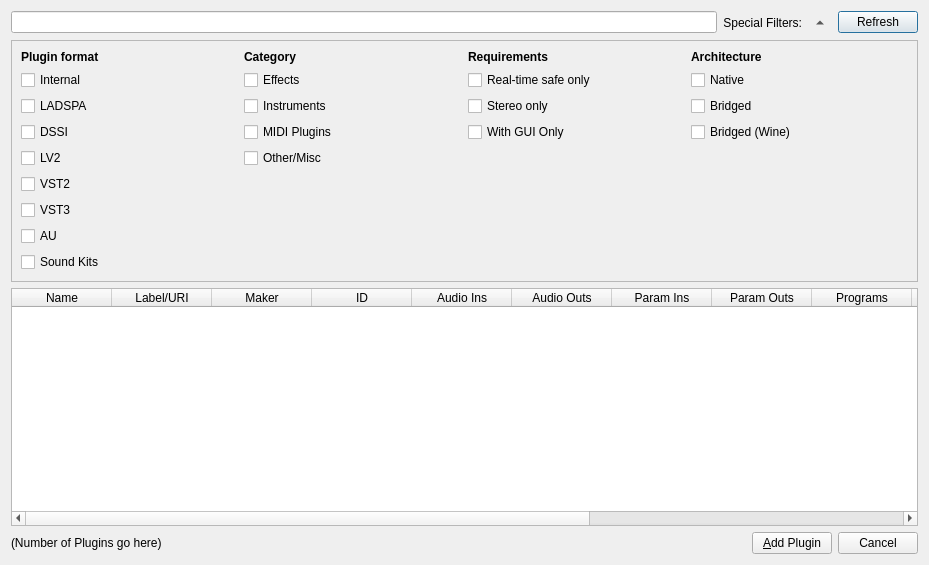
<?xml version="1.0" encoding="UTF-8"?>
<ui version="4.0">
 <class>PluginDatabaseW</class>
 <widget class="QDialog" name="PluginDatabaseW">
  <property name="geometry">
   <rect>
    <x>0</x>
    <y>0</y>
    <width>929</width>
    <height>565</height>
   </rect>
  </property>
  <property name="windowTitle">
   <string>Carla - Add New</string>
  </property>
  <layout class="QVBoxLayout" name="verticalLayout">
   <item>
    <layout class="QHBoxLayout" name="horizontalLayout">
     <item>
      <widget class="QLineEdit" name="lineEdit"/>
     </item>
     <item>
      <widget class="QLabel" name="label_filters">
       <property name="text">
        <string>Special Filters:</string>
       </property>
       <property name="alignment">
        <set>Qt::AlignRight|Qt::AlignTrailing|Qt::AlignVCenter</set>
       </property>
      </widget>
     </item>
     <item>
      <widget class="QToolButton" name="tb_filters">
       <property name="autoRaise">
        <bool>true</bool>
       </property>
       <property name="arrowType">
        <enum>Qt::UpArrow</enum>
       </property>
      </widget>
     </item>
     <item>
      <widget class="QPushButton" name="b_refresh">
       <property name="text">
        <string>Refresh</string>
       </property>
       <property name="icon">
        <iconset resource="../resources.qrc">
         <normaloff>:/16x16/view-refresh.svgz</normaloff>:/16x16/view-refresh.svgz</iconset>
       </property>
      </widget>
     </item>
    </layout>
   </item>
   <item>
    <widget class="QFrame" name="frame">
     <property name="frameShape">
      <enum>QFrame::StyledPanel</enum>
     </property>
     <property name="frameShadow">
      <enum>QFrame::Sunken</enum>
     </property>
     <layout class="QGridLayout" name="gridLayout">
      <item row="2" column="3">
       <widget class="QCheckBox" name="ch_stereo">
        <property name="text">
         <string>Stereo only</string>
        </property>
       </widget>
      </item>
      <item row="2" column="0">
       <widget class="QCheckBox" name="ch_ladspa">
        <property name="text">
         <string>LADSPA</string>
        </property>
       </widget>
      </item>
      <item row="1" column="3">
       <widget class="QCheckBox" name="ch_rtsafe">
        <property name="text">
         <string>Real-time safe only</string>
        </property>
       </widget>
      </item>
      <item row="5" column="0">
       <widget class="QCheckBox" name="ch_vst">
        <property name="text">
         <string>VST2</string>
        </property>
       </widget>
      </item>
      <item row="3" column="3">
       <widget class="QCheckBox" name="ch_gui">
        <property name="text">
         <string>With GUI Only</string>
        </property>
       </widget>
      </item>
      <item row="8" column="0">
       <widget class="QCheckBox" name="ch_kits">
        <property name="text">
         <string>Sound Kits</string>
        </property>
       </widget>
      </item>
      <item row="0" column="4">
       <widget class="QLabel" name="l_arch">
        <property name="font">
         <font>
          <weight>75</weight>
          <bold>true</bold>
         </font>
        </property>
        <property name="text">
         <string>Architecture</string>
        </property>
       </widget>
      </item>
      <item row="0" column="0">
       <widget class="QLabel" name="l_format">
        <property name="font">
         <font>
          <weight>75</weight>
          <bold>true</bold>
         </font>
        </property>
        <property name="text">
         <string>Plugin format</string>
        </property>
       </widget>
      </item>
      <item row="3" column="4">
       <widget class="QCheckBox" name="ch_bridged_wine">
        <property name="text">
         <string>Bridged (Wine)</string>
        </property>
       </widget>
      </item>
      <item row="0" column="1">
       <widget class="QLabel" name="l_category">
        <property name="font">
         <font>
          <weight>75</weight>
          <bold>true</bold>
         </font>
        </property>
        <property name="text">
         <string>Category</string>
        </property>
       </widget>
      </item>
      <item row="3" column="0">
       <widget class="QCheckBox" name="ch_dssi">
        <property name="text">
         <string>DSSI</string>
        </property>
       </widget>
      </item>
      <item row="0" column="3">
       <widget class="QLabel" name="l_reqs">
        <property name="font">
         <font>
          <weight>75</weight>
          <bold>true</bold>
         </font>
        </property>
        <property name="text">
         <string>Requirements</string>
        </property>
       </widget>
      </item>
      <item row="4" column="1">
       <widget class="QCheckBox" name="ch_other">
        <property name="text">
         <string>Other/Misc</string>
        </property>
       </widget>
      </item>
      <item row="4" column="0">
       <widget class="QCheckBox" name="ch_lv2">
        <property name="text">
         <string>LV2</string>
        </property>
       </widget>
      </item>
      <item row="6" column="0">
       <widget class="QCheckBox" name="ch_vst3">
        <property name="text">
         <string>VST3</string>
        </property>
       </widget>
      </item>
      <item row="2" column="1">
       <widget class="QCheckBox" name="ch_instruments">
        <property name="text">
         <string>Instruments</string>
        </property>
       </widget>
      </item>
      <item row="1" column="1">
       <widget class="QCheckBox" name="ch_effects">
        <property name="text">
         <string>Effects</string>
        </property>
       </widget>
      </item>
      <item row="2" column="4">
       <widget class="QCheckBox" name="ch_bridged">
        <property name="text">
         <string>Bridged</string>
        </property>
       </widget>
      </item>
      <item row="3" column="1">
       <widget class="QCheckBox" name="ch_midi">
        <property name="text">
         <string>MIDI Plugins</string>
        </property>
       </widget>
      </item>
      <item row="1" column="0">
       <widget class="QCheckBox" name="ch_internal">
        <property name="text">
         <string>Internal</string>
        </property>
       </widget>
      </item>
      <item row="1" column="4">
       <widget class="QCheckBox" name="ch_native">
        <property name="text">
         <string>Native</string>
        </property>
       </widget>
      </item>
      <item row="7" column="0">
       <widget class="QCheckBox" name="ch_au">
        <property name="text">
         <string>AU</string>
        </property>
       </widget>
      </item>
     </layout>
    </widget>
   </item>
   <item>
    <widget class="QTableWidget" name="tableWidget">
     <property name="editTriggers">
      <set>QAbstractItemView::NoEditTriggers</set>
     </property>
     <property name="showDropIndicator" stdset="0">
      <bool>false</bool>
     </property>
     <property name="dragDropOverwriteMode">
      <bool>false</bool>
     </property>
     <property name="alternatingRowColors">
      <bool>true</bool>
     </property>
     <property name="selectionMode">
      <enum>QAbstractItemView::SingleSelection</enum>
     </property>
     <property name="selectionBehavior">
      <enum>QAbstractItemView::SelectRows</enum>
     </property>
     <property name="showGrid">
      <bool>false</bool>
     </property>
     <property name="gridStyle">
      <enum>Qt::NoPen</enum>
     </property>
     <property name="sortingEnabled">
      <bool>true</bool>
     </property>
     <property name="wordWrap">
      <bool>false</bool>
     </property>
     <attribute name="horizontalHeaderStretchLastSection">
      <bool>true</bool>
     </attribute>
     <attribute name="verticalHeaderVisible">
      <bool>false</bool>
     </attribute>
     <attribute name="verticalHeaderDefaultSectionSize">
      <number>22</number>
     </attribute>
     <attribute name="verticalHeaderMinimumSectionSize">
      <number>12</number>
     </attribute>
     <column>
      <property name="text">
       <string>Name</string>
      </property>
     </column>
     <column>
      <property name="text">
       <string>Label/URI</string>
      </property>
     </column>
     <column>
      <property name="text">
       <string>Maker</string>
      </property>
     </column>
     <column>
      <property name="text">
       <string>ID</string>
      </property>
     </column>
     <column>
      <property name="text">
       <string>Audio Ins</string>
      </property>
     </column>
     <column>
      <property name="text">
       <string>Audio Outs</string>
      </property>
     </column>
     <column>
      <property name="text">
       <string>Param Ins</string>
      </property>
     </column>
     <column>
      <property name="text">
       <string>Param Outs</string>
      </property>
     </column>
     <column>
      <property name="text">
       <string>Programs</string>
      </property>
     </column>
     <column>
      <property name="text">
       <string>Has GUI</string>
      </property>
     </column>
     <column>
      <property name="text">
       <string>Is Synth</string>
      </property>
     </column>
     <column>
      <property name="text">
       <string>Is Bridged</string>
      </property>
     </column>
     <column>
      <property name="text">
       <string>Type</string>
      </property>
     </column>
     <column>
      <property name="text">
       <string>Binary</string>
      </property>
     </column>
    </widget>
   </item>
   <item>
    <layout class="QHBoxLayout" name="horizontalLayout_2">
     <item>
      <widget class="QLabel" name="label">
       <property name="text">
        <string>(Number of Plugins go here)</string>
       </property>
       <property name="textInteractionFlags">
        <set>Qt::LinksAccessibleByMouse|Qt::TextSelectableByMouse</set>
       </property>
      </widget>
     </item>
     <item>
      <spacer name="horizontalSpacer">
       <property name="orientation">
        <enum>Qt::Horizontal</enum>
       </property>
       <property name="sizeHint" stdset="0">
        <size>
         <width>40</width>
         <height>20</height>
        </size>
       </property>
      </spacer>
     </item>
     <item>
      <widget class="QPushButton" name="b_add">
       <property name="text">
        <string>&amp;Add Plugin</string>
       </property>
       <property name="icon">
        <iconset resource="../resources.qrc">
         <normaloff>:/16x16/list-add.svgz</normaloff>:/16x16/list-add.svgz</iconset>
       </property>
      </widget>
     </item>
     <item>
      <widget class="QPushButton" name="b_cancel">
       <property name="text">
        <string>Cancel</string>
       </property>
       <property name="icon">
        <iconset resource="../resources.qrc">
         <normaloff>:/16x16/dialog-cancel.svgz</normaloff>:/16x16/dialog-cancel.svgz</iconset>
       </property>
      </widget>
     </item>
    </layout>
   </item>
  </layout>
 </widget>
 <tabstops>
  <tabstop>lineEdit</tabstop>
  <tabstop>b_add</tabstop>
  <tabstop>tb_filters</tabstop>
  <tabstop>b_refresh</tabstop>
  <tabstop>tableWidget</tabstop>
 </tabstops>
 <resources>
  <include location="../resources.qrc"/>
 </resources>
 <connections>
  <connection>
   <sender>tb_filters</sender>
   <signal>toggled(bool)</signal>
   <receiver>frame</receiver>
   <slot>setVisible(bool)</slot>
   <hints>
    <hint type="sourcelabel">
     <x>723</x>
     <y>21</y>
    </hint>
    <hint type="destinationlabel">
     <x>736</x>
     <y>39</y>
    </hint>
   </hints>
  </connection>
 </connections>
</ui>
